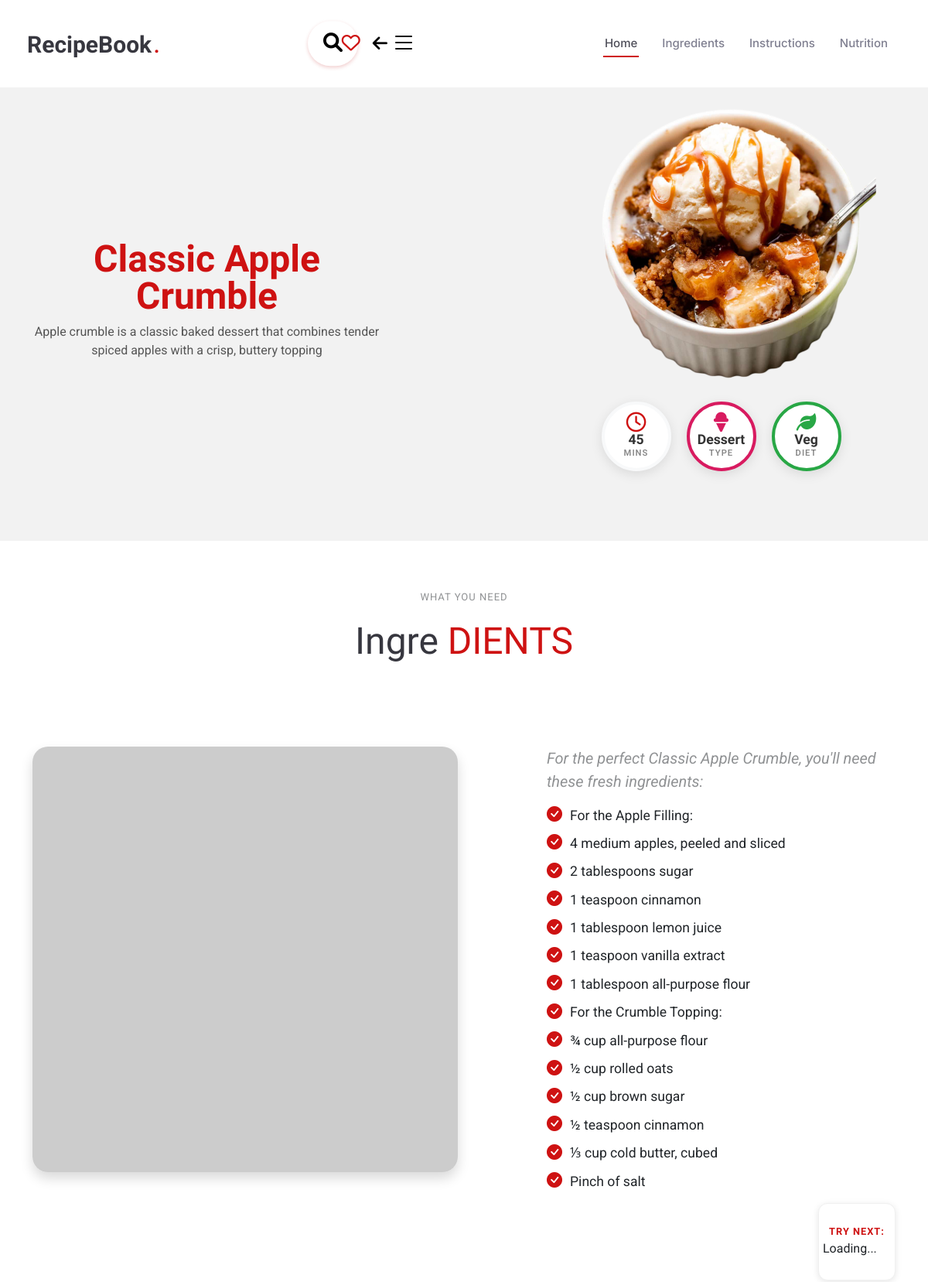
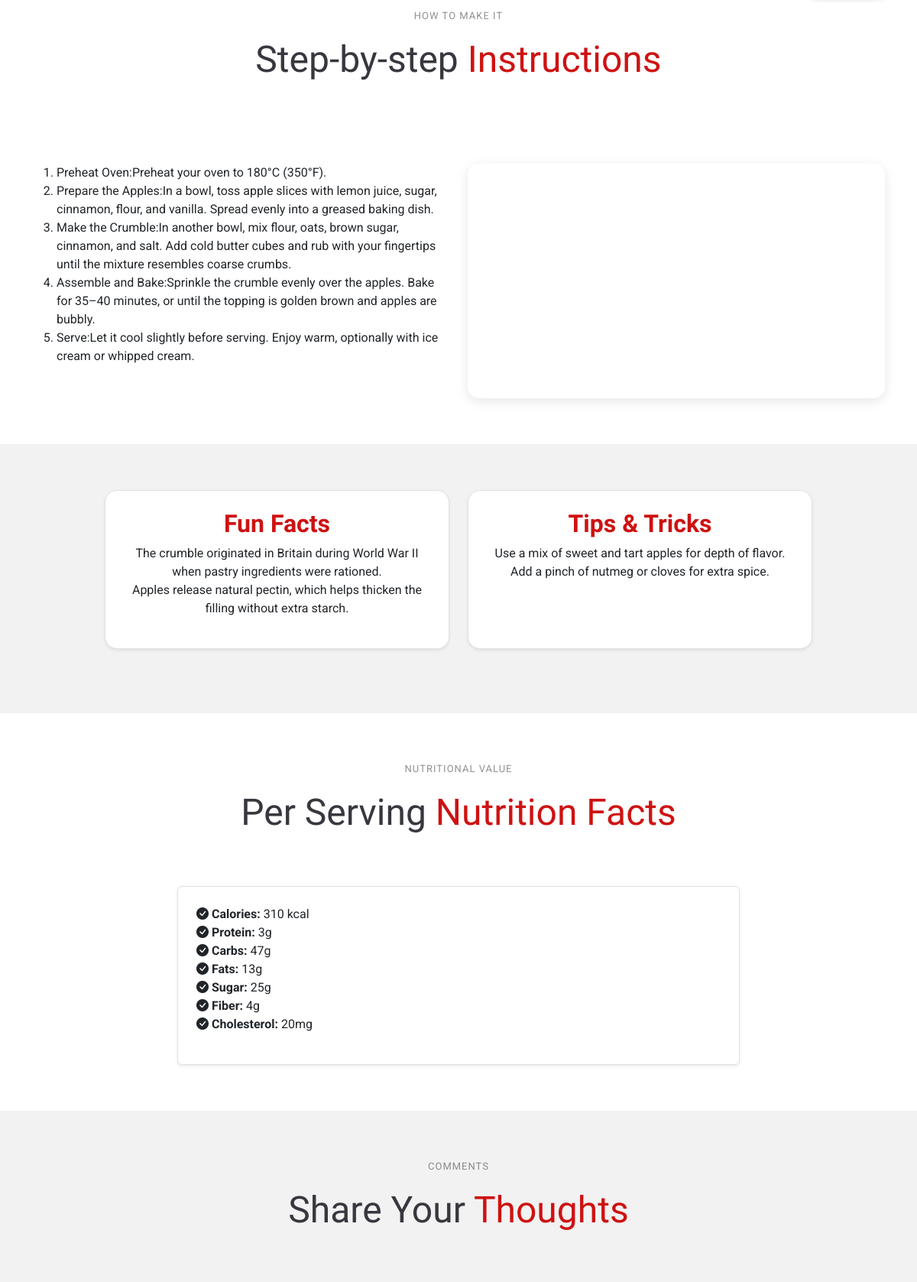
The app's page /recipe/apple-crumble (upper part) with its own data (2 pictures, top to bottom).
### tables this page shows
CREATE TABLE recipes (
        id INTEGER PRIMARY KEY AUTOINCREMENT,
        slug TEXT NOT NULL UNIQUE,
        title TEXT NOT NULL,
        description TEXT,
        image_url TEXT,
        video_url TEXT,
        prep_time TEXT,
        meal_type TEXT,
        category TEXT, 
        created_at DATETIME DEFAULT CURRENT_TIMESTAMP
    );

CREATE TABLE ingredients (
        id INTEGER PRIMARY KEY AUTOINCREMENT,
        recipe_id INTEGER,
        item_text TEXT,
        FOREIGN KEY(recipe_id) REFERENCES recipes(id) ON DELETE CASCADE
    );

CREATE TABLE instructions (
        id INTEGER PRIMARY KEY AUTOINCREMENT,
        recipe_id INTEGER,
        step_text TEXT,
        step_order INTEGER,
        FOREIGN KEY(recipe_id) REFERENCES recipes(id) ON DELETE CASCADE
    );

CREATE TABLE extra_info (
        id INTEGER PRIMARY KEY AUTOINCREMENT,
        recipe_id INTEGER,
        info_type TEXT, -- 'fun' or 'tip'
        content TEXT,
        FOREIGN KEY(recipe_id) REFERENCES recipes(id) ON DELETE CASCADE
    );

CREATE TABLE nutrition (
        id INTEGER PRIMARY KEY AUTOINCREMENT,
        recipe_id INTEGER,
        name TEXT,
        value_text TEXT,
        value_int INTEGER, 
        FOREIGN KEY(recipe_id) REFERENCES recipes(id) ON DELETE CASCADE
    );

### app.py (the view, shortened to what this page needs)
@app.route('/recipe/<slug>', methods=['GET', 'POST'])
def show_page(slug):
    if slug in ['ingredients', 'category', 'filtered_recipes', 'liked', 'admin', 'editor', 'about']:
        if slug == 'admin': return redirect(url_for('admin_dashboard'))
        if slug == 'editor': return redirect(url_for('editor_dashboard'))
        if slug == 'liked': return redirect(url_for('liked_recipes'))
        return render_template(f'{slug}.html')
    conn = get_db()
    cur = conn.cursor()
    cur.execute("SELECT * FROM recipes WHERE slug = ?", (slug,))
    recipe = cur.fetchone()
    if not recipe:
        conn.close()
        abort(404)
    details = get_recipe_full_data(recipe['id'])
    cur.execute("SELECT * FROM comments WHERE recipe_id = ? ORDER BY timestamp DESC", (recipe['id'],))
    comments = cur.fetchall()
    conn.close()
    recipe_data = dict(recipe)
    original_image = recipe['image_url']
    target_title = recipe['title'].lower().strip()
    image_dir = os.path.join(STATIC_DIR, 'images')
    found_image = None
    if os.path.exists(image_dir):
        for filename in os.listdir(image_dir):
            if filename.lower().endswith(('.jpg', '.jpeg', '.png', '.webp')):
                file_base = os.path.splitext(filename)[0].lower().strip()
                if file_base == target_title:
                    found_image = filename
                    break
    if found_image:
        recipe_data['image_url'] = url_for('static', filename=f'images/{found_image}')
    else:
        recipe_data['image_url'] = original_image
    return render_template('recipe_detail.html', recipe=recipe_data, original_image=original_image, ingredients=details['ingredients'], instructions=details['instructions'], nutrition=details['nutrition'], fun_facts=details['fun_facts'], tips=details['tips'], comments=comments, user=session.get('username'), is_admin=session.get('is_admin'))

### templates/recipe_detail.html (shortened to what this page needs)
<!DOCTYPE html>
<html lang="en">
<head>
  <link rel="stylesheet" href="https://cdnjs.cloudflare.com/ajax/libs/font-awesome/6.0.0/css/all.min.css">
  <link href="/static/assets/vendor/bootstrap/css/bootstrap.min.css" rel="stylesheet">
  <link href="/static/assets/vendor/bootstrap-icons/bootstrap-icons.css" rel="stylesheet">
  <link href="/static/assets/vendor/aos/aos.css" rel="stylesheet">
  <link href="/static/assets/vendor/glightbox/css/glightbox.min.css" rel="stylesheet">
  <link href="/static/assets/vendor/swiper/swiper-bundle.min.css" rel="stylesheet">
  <link href="/static/assets/css/main.css" rel="stylesheet">
  <link href="/static/styles.css" rel="stylesheet">
  <link href="/static/recipe.css" rel="stylesheet">
</head>
<body class="index-page">
  <header id="header" class="header d-flex align-items-center sticky-top">
    <div class="container">
      <div class="brand-group">
          <a href="{{ url_for('main') }}" class="logo">
            <h1 class="sitename">RecipeBook</h1>
            <span>.</span>
          </a>
      </div>
      <nav id="navmenu" class="navmenu ms-auto d-none d-xl-block">
        <ul>
          <li><a href="{{ url_for('main') }}" class="active">Home</a></li>
          <li><a href="#about">Ingredients</a></li>
          <li><a href="#menu">Instructions</a></li>
          <li><a href="#nut">Nutrition</a></li>
        </ul>
      </nav>
      <div class="header-right-group">
          <form id="searchForm">
              <button type="submit" id="searchBtn"><i class="fa-solid fa-magnifying-glass"></i></button>
          </form>
          <button id="like-button" onclick="likeRecipe()"><i class="far fa-heart"></i></button>
          <a href="{{ url_for('main') }}" class="icon-trigger d-none d-xl-flex"><i class="fa-solid fa-arrow-left"></i></a>
          <i id="customMobileToggle" class="custom-toggle-btn bi bi-list"></i>
      </div>
    </div>
  </header>
  <main class="main">
    <section id="hero" class="hero section light-background">
      <div class="container" style="position: relative;">
        <div class="row gy-4 justify-content-center justify-content-lg-between align-items-center">
          <div class="col-lg-5 col-text d-flex flex-column justify-content-center">
            <h1 id="head" data-aos="fade-up">{{ recipe.title }}</h1>
            <p id="description" data-aos="fade-up" data-aos-delay="100">{{ recipe.description }}</p>
          </div>
          <div class="col-lg-5 col-image hero-img" data-aos="zoom-out">
            <img src="{{ recipe.image_url }}" class="img-fluid rounded-4" alt="{{ recipe.title }}" onerror="this.onerror=null; this.src='https://placehold.co/600x400?text=No+Image';">
            <div class="rings-wrapper mobile-rings" data-aos="fade-up">
                <div class="info-ring">
                    <i class="fa-regular fa-clock"></i>
                    <strong>{{ recipe.prep_time }}</strong>
                    <small>MINS</small>
                </div>
                <div class="info-ring highlight {{ recipe.meal_type|lower }}">
                    {% if recipe.meal_type == 'Breakfast' %}
                        <i class="fas fa-bread-slice"></i>
                    {% elif recipe.meal_type == 'Brunch' %}
                        <i class="fas fa-bacon"></i>
                    {% elif recipe.meal_type == 'Lunch' %}
                        <i class="fas fa-hamburger"></i>
                    {% elif recipe.meal_type == 'Dinner' %}
                        <i class="fas fa-utensils"></i>
                    {% elif recipe.meal_type == 'Dessert' %}
                        <i class="fas fa-ice-cream"></i>
                    {% elif recipe.meal_type == 'Drinks' %}
                        <i class="fas fa-cocktail"></i>
                    {% else %}
                        <i class="fas fa-utensils"></i>
                    {% endif %}
                    <strong id="mealLabelMobile">{{ recipe.meal_type }}</strong>
                    <small>Type</small>
                </div>
                {% if 'non' in recipe.category|lower %}
                <div class="info-ring highlight">
                    <i class="fas fa-drumstick-bite"></i>
                    <strong>Non-Veg</strong>
                    <small>Diet</small>
                </div>
                {% else %}
                <div class="info-ring veg">
                    <i class="fas fa-leaf"></i>
                    <strong>Veg</strong>
                    <small>Diet</small>
                </div>
                {% endif %}
            </div>
          </div>
        </div>
      </div>
    </section>
    <section id="about" class="about section" style="padding-bottom: 5px;">
      <div class="container" data-aos="fade-up">
        <div class="section-title" style="text-align: center; margin-bottom: 40px;">
            <h2 style="margin-bottom:0;">what you need</h2>
            <p><span>Ingre</span> <span class="description-title">DIENTS</span></p>
        </div>
        <div class="row gy-4">
          <div class="col-lg-7">
            <div class="video-container">
               <img id="image-ing" src="{{ original_image }}" class="img-fluid shadow" alt="Ingredients" onerror="this.onerror=null; this.src='https://placehold.co/600x400?text=Ingredients';">
            </div>
          </div>
          <div class="col-lg-5">
            <div class="content ps-0 ps-lg-5">
              <p class="fst-italic fs-5">For the perfect {{ recipe.title }}, you'll need these fresh ingredients:</p>
              <ul id="ingredients" class="list-group list-group-flush" style="font-size: 1.1rem; list-style: none;">
                {% for ing in ingredients %}
                    <li><i class="bi bi-check-circle-fill" style="color:#ce1212;"></i> {{ ing }}</li>
                {% else %}
                    <li>No specific ingredients listed.</li>
                {% endfor %}
              </ul>
            </div>
          </div>
        </div>
        <div class="rec-footer-container">
            <div id="inline-recommendation-box">
                <h6>Try Next:</h6>
                <div id="rec-content" style="width:100%;">Loading...</div>
            </div>
        </div>
      </div>
    </section>
    <section id="menu" class="menu section" style="padding-top: 5px;">
      <div class="container">
        <div class="section-title" style="text-align: center; margin-bottom: 40px;">
            <h2 style="margin-bottom:0;">How to make it</h2>
            <p><span>Step-by-step</span> <span class="description-title">Instructions</span></p>
        </div>
        <div class="row gy-4">
          <div class="col-lg-6">
            <div class="content ps-0 ps-lg-5">
              <ol class="instruction-list" id="instructions">
                {% for step in instructions %}
                    <li>{{ step }}</li>
                {% endfor %}
              </ol>
            </div>
          </div>
          <div class="col-lg-6">
            <div class="video-responsive">
              {% if recipe.video_url %}
                  {% if 'watch?v=' in recipe.video_url %}
                    <iframe src="{{ recipe.video_url.replace('watch?v=', 'embed/') }}" id="video" frameborder="0" allowfullscreen></iframe>
                  {% else %}
                    <iframe src="{{ recipe.video_url }}" id="video" frameborder="0" allowfullscreen></iframe>
                  {% endif %}
              {% else %}
                  <div class="d-flex align-items-center justify-content-center h-100 bg-light text-muted">
                      No Video Available
                  </div>
              {% endif %}
            </div>
          </div>
        </div>
      </div>
    </section>
    {% if fun_facts or tips %}
    <section id="extras" class="section light-background">
      <div class="container">
        <div class="row gy-4 justify-content-center">
          {% if fun_facts %}
          <div class="col-md-5 mb-4">
            <div class="p-4 rounded-4 bg-white h-100 shadow-sm border text-center">
              <h3 style="font-family:'Amatic SC'; font-weight:bold; font-size:2rem; color:#ce1212;">Fun Facts</h3>
              <ul id="fun" class="list-unstyled">
                  {% for fact in fun_facts %}
                    <li>{{ fact }}</li>
                  {% endfor %}
              </ul>
            </div>
          </div>
          {% endif %}
          {% if tips %}
          <div class="col-md-5 mb-4">
            <div class="p-4 rounded-4 bg-white h-100 shadow-sm border text-center">
              <h3 style="font-family:'Amatic SC'; font-weight:bold; font-size:2rem; color:#ce1212;">Tips & Tricks</h3>
              <ul id="tips" class="list-unstyled">
                  {% for tip in tips %}
                    <li>{{ tip }}</li>
                  {% endfor %}
              </ul>
            </div>
          </div>
          {% endif %}
        </div>
      </div>
    </section>
    {% endif %}
    <section id="nut" class="nutrition-section section">
      <div class="container section-title" data-aos="fade-up"><h2>Nutritional Value</h2><p><span>Per Serving</span> <span class="description-title">Nutrition Facts</span></p></div>
      <div class="container">
        <div class="row justify-content-center">
          <div class="col-lg-8" data-aos="fade-up">
            <div class="nutrition-facts p-4 rounded bg-white shadow-sm border">
              <ul class="nutrition-list list-unstyled" id="nutrition">
                {% for name, value in nutrition.items() %}
                    <li><i class="bi bi-check-circle-fill"></i> <strong>{{ name }}:</strong> {{ value }}</li>
                {% else %}
                    <li>Nutrition data not available.</li>
                {% endfor %}
              </ul>
            </div>
          </div>
        </div>
      </div>
    </section>
    <section class="section light-background" id="comments-section">
      <div class="container section-title" data-aos="fade-up"><h2>Comments</h2><p>Share Your <span class="description-title">Thoughts</span></p></div>
    </section>
  </main>
</body>
</html>

### records on screen
recipes: title "Classic Apple Crumble", description "Apple crumble is a classic baked dessert that combines tender spiced apples with a crisp, buttery topping", title (picture), prep_time "45", meal_type "Dessert"
ingredients: item_text "For the Apple Filling:"
ingredients: item_text "4 medium apples, peeled and sliced"
ingredients: item_text "2 tablespoons sugar"
ingredients: item_text "1 teaspoon cinnamon"
ingredients: item_text "1 tablespoon lemon juice"
ingredients: item_text "1 teaspoon vanilla extract"
ingredients: item_text "1 tablespoon all-purpose flour"
ingredients: item_text "For the Crumble Topping:"
ingredients: item_text "¾ cup all-purpose flour"
ingredients: item_text "½ cup rolled oats"
ingredients: item_text "½ cup brown sugar"
ingredients: item_text "½ teaspoon cinnamon"
ingredients: item_text "⅓ cup cold butter, cubed"
ingredients: item_text "Pinch of salt"
instructions: step_text "Preheat Oven:Preheat your oven to 180°C (350°F)."
instructions: step_text "Prepare the Apples:In a bowl, toss apple slices with lemon juice, sugar, cinnamon, flour, and vanilla. Spread evenly into a greased baking dish."
instructions: step_text "Make the Crumble:In another bowl, mix flour, oats, brown sugar, cinnamon, and salt. Add cold butter cubes and rub with your fingertips until the mixture resembles coarse crumbs."
instructions: step_text "Assemble and Bake:Sprinkle the crumble evenly over the apples. Bake for 35–40 minutes, or until the topping is golden brown and apples are bubbly."
instructions: step_text "Serve:Let it cool slightly before serving. Enjoy warm, optionally with ice cream or whipped cream."
extra_info: content "The crumble originated in Britain during World War II when pastry ingredients were rationed."
extra_info: content "Apples release natural pectin, which helps thicken the filling without extra starch."
extra_info: content "Use a mix of sweet and tart apples for depth of flavor."
extra_info: content "Add a pinch of nutmeg or cloves for extra spice."
nutrition: name "Calories", value_text "310 kcal"
nutrition: name "Protein", value_text "3g"
nutrition: name "Carbs", value_text "47g"
nutrition: name "Fats", value_text "13g"
nutrition: name "Sugar", value_text "25g"
nutrition: name "Fiber", value_text "4g"
nutrition: name "Cholesterol", value_text "20mg"
